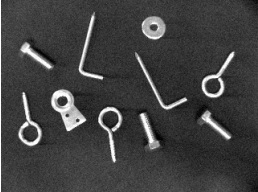
%> input picture src/img/piezas1.jpg, 258 x 192 px
$ octave --eval "training;"   (GNU Octave 9; MATLAB toolbox functions it lacks are replaced by stand-ins)
%> lines starting %> are read from the running program, lines starting %| are printed output that depends on the picture; in (x1, y1, x2, y2) boxes, pixels count from 0 and x2, y2 are one past the last pixel; in counts of white or black regions, pixels touching at a corner belong together; the program's own positions count from 1
function training()

    % Asignación automática
    clases = {'d', 'a', 'e', 'c', 'd', 'c', 'a', 'b', 'a', 'd'};

    imagen = imread(fullfile(pwd, 'img', 'piezas1.jpg')); % Cambia el nombre de la imagen según sea necesario
%> imagen is the input picture: size 192x258x3 uint8; min 0, max 255, mean 65.1

    % Cargar imagen
    img = imagen;
    gray = rgb2gray(img);

    % Procesamiento de imagen
    bw = imbinarize(gray, 'adaptive', 'ForegroundPolarity','dark','Sensitivity', 0.6);
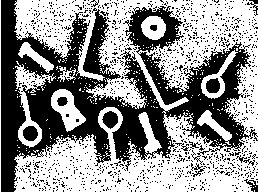
%> bw: size 192x258 logical; 55.7% white; 1186 black regions (1172 under 20 px), largest, box (x1, y1, x2, y2) and area: (1, 0, 258, 192) 18372, (102, 111, 118, 129) 199, (23, 126, 38, 141) 179
    se = strel("disk", 2);
    bw = imopen(bw, se);
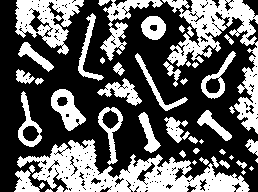
%> bw: size 192x258 logical; 38.3% white; 50 white regions (9 under 20 px), largest, box (x1, y1, x2, y2) and area: (17, 139, 250, 192) 5371, (162, 0, 258, 134) 3859, (15, 0, 84, 55) 1886
    bw = bwareaopen(bw, 200);
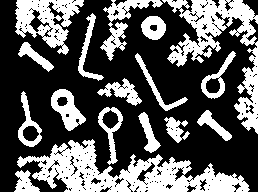
%> bw: size 192x258 logical; 35.7% white; 17 white regions

    % Extraer regiones
    stats = regionprops(bw, 'Area', 'Perimeter', 'Eccentricity', ...
        'Solidity', 'Extent', 'MajorAxisLength', 'MinorAxisLength', ...
        'BoundingBox', 'Centroid');
%> stats = 17 regions; largest, box (x1, y1, x2, y2), Area, Centroid, MajorAxisLength, MinorAxisLength and Eccentricity: (17, 139, 250, 192) 5371 [127 174.1] 237.9 43.72 0.983, (162, 0, 258, 134) 3859 [222.1 45.2] 155.4 87.37 0.827, (15, 0, 84, 55) 1886 [47.3 20.3] 69.86 54.55 0.625

    fig = figure("Visible", "off"); imshow(imagen); hold on;

    % Inicializamos base de conocimiento vacía
    knowledgeBase = struct();

    for i = 1:length(stats)
        s = stats(i);
        circularity = (4 * pi * s.Area) / (s.Perimeter^2);
        aspect_ratio = s.MajorAxisLength / s.MinorAxisLength;

        features = struct( ...
            'Area', s.Area, ...
            'Perimeter', s.Perimeter, ...
            'Eccentricity', s.Eccentricity, ...
            'Solidity', s.Solidity, ...
            'Extent', s.Extent, ...
            'Circularity', circularity, ...
            'AspectRatio', aspect_ratio ...
        );

        label = clases{i};

        if isfield(knowledgeBase, label)
            knowledgeBase.(label)(end+1) = features;
        else
            knowledgeBase.(label) = features;
        end

        % Mostrar progreso
        % fprintf('Objeto %d asignado a clase %s.\n', i, label);
    end
%> this loop made 11 passes
%> (circularity, aspect_ratio, label) on passes 1 to 10: (0.429, 1.38, 'd'), (0.2, 1.28, 'a'), (0.0813, 5.44, 'e'), (0.438, 3.78, 'c'), (0.305, 2.72, 'd'), (0.665, 1.92, 'c'), (0.156, 3.87, 'a'), (0.23, 2.1, 'b'), (0.238, 2.84, 'a'), (0.096, 2.15, 'd')
%> (circularity, aspect_ratio) on pass 11: (0.166, 3.88)

    close(fig);
    % Guardar el dataset
    save('knowledge_base_training.mat','knowledgeBase');
    disp('✅ Base de conocimiento guardada correctamente.');
end
%> (the run ends here)

$ run again, with src/img/piezas2.jpg copied over src/img/piezas1.jpg
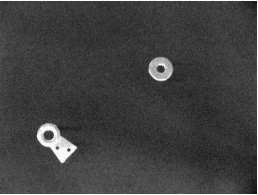
%> input picture src/img/piezas2.jpg, 258 x 195 px
%> in training, imagen is the input picture: size 195x258x3 uint8; min 13, max 255, mean 64.8
%> in training, `bw = imbinarize(gray, 'adaptive', 'ForegroundPolarity','dark','Sensiti..`:
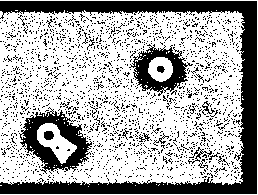
%> bw: size 195x258 logical; 66.8% white; 1945 black regions (1926 under 20 px), largest, box (x1, y1, x2, y2) and area: (0, 1, 257, 194) 8414, (19, 107, 92, 174) 1959, (129, 44, 193, 96) 1338
%> in training, `bw = bwareaopen(bw, 200);`:
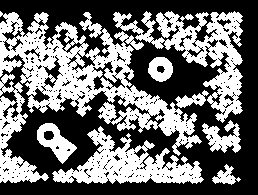
%> bw: size 195x258 logical; 43.6% white; 9 white regions
%> stats = 9 regions; largest, box (x1, y1, x2, y2), Area, Centroid, MajorAxisLength, MinorAxisLength and Eccentricity: (0, 11, 202, 156) 9424 [88 76.7] 224 91.02 0.914, (113, 11, 243, 123) 4473 [201.5 50.7] 152.2 84.54 0.832, (52, 126, 204, 184) 3765 [129.4 165.9] 144.3 50.57 0.937
%> the loop in training, `for i = 1:length(stats)` made 9 passes
%> (circularity, aspect_ratio, label) on passes 1 to 8: (0.03, 2.46, 'd'), (0.0848, 3.42, 'a'), (0.658, 1.94, 'e'), (0.0833, 2.85, 'c'), (0.0352, 1.8, 'd'), (0.973, 1.02, 'c'), (0.32, 2.94, 'a'), (0.167, 1.39, 'b')

$ run again, with src/img/piezas3.jpg copied over src/img/piezas1.jpg
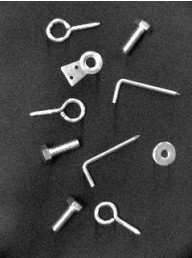
%> input picture src/img/piezas3.jpg, 192 x 258 px
%> in training, imagen is the input picture: size 258x192x3 uint8; min 0, max 255, mean 65.1
%> in training, `bw = imbinarize(gray, 'adaptive', 'ForegroundPolarity','dark','Sensiti..`:
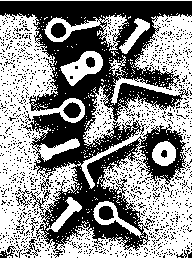
%> bw: size 258x192 logical; 54.8% white; 1316 black regions (1303 under 20 px), largest, box (x1, y1, x2, y2) and area: (0, 1, 192, 258) 18392, (63, 102, 81, 118) 199, (51, 23, 66, 38) 178
%> in training, `bw = bwareaopen(bw, 200);`:
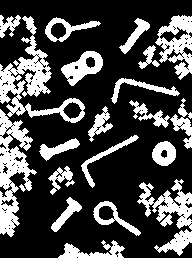
%> bw: size 258x192 logical; 27.8% white; 21 white regions
%> stats = 21 regions; largest, box (x1, y1, x2, y2), Area, Centroid, MajorAxisLength, MinorAxisLength and Eccentricity: (0, 16, 85, 123) 2420 [32.6 82.2] 102.1 73.4 0.695, (0, 109, 37, 237) 2141 [12.8 172.3] 131.9 33.69 0.967, (137, 179, 192, 230) 1219 [169.5 205.6] 62.08 42.49 0.729
%> the loop in training, `for i = 1:length(stats)` made 11 passes
%> (circularity, aspect_ratio, label) on passes 1 to 8: (0.175, 1.42, 'd'), (0.0437, 1.39, 'a'), (0.0752, 3.92, 'e'), (0.44, 3.78, 'c'), (0.295, 2.69, 'd'), (0.177, 1.44, 'c'), (0.457, 3.4, 'a'), (0.139, 4.49, 'b')

$ run again, with src/img/piezas4.jpg copied over src/img/piezas1.jpg
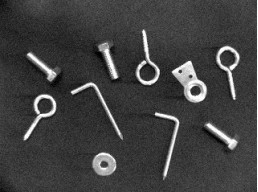
%> input picture src/img/piezas4.jpg, 258 x 192 px
%> in training, imagen is the input picture: size 192x258x3 uint8; min 0, max 255, mean 65.1
%> in training, `bw = imbinarize(gray, 'adaptive', 'ForegroundPolarity','dark','Sensiti..`:
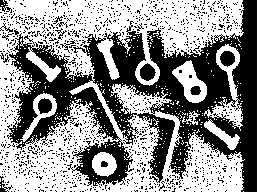
%> bw: size 192x258 logical; 55.6% white; 1232 black regions (1217 under 20 px), largest, box (x1, y1, x2, y2) and area: (7, 0, 257, 192) 18254, (140, 63, 156, 81) 199, (220, 51, 235, 67) 180
%> in training, `bw = bwareaopen(bw, 200);`:
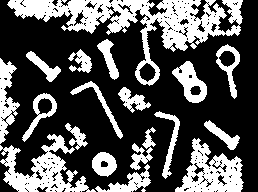
%> bw: size 192x258 logical; 33.7% white; 18 white regions
%> stats = 18 regions; largest, box (x1, y1, x2, y2), Area, Centroid, MajorAxisLength, MinorAxisLength and Eccentricity: (7, 0, 243, 86) 5925 [139.9 21.1] 243.7 65.88 0.963, (0, 134, 96, 192) 2242 [43.6 171.1] 88.43 59.23 0.743, (175, 138, 244, 192) 1911 [212.5 173.1] 67.66 52.13 0.637
%> the loop in training, `for i = 1:length(stats)` made 11 passes
%> (circularity, aspect_ratio, label) on passes 1 to 8: (0.166, 4.94, 'd'), (0.0733, 1.49, 'a'), (0.0374, 3.7, 'e'), (0.305, 2.52, 'c'), (0.458, 3.36, 'd'), (0.251, 1.8, 'c'), (0.219, 1.18, 'a'), (0.166, 3.88, 'b')
